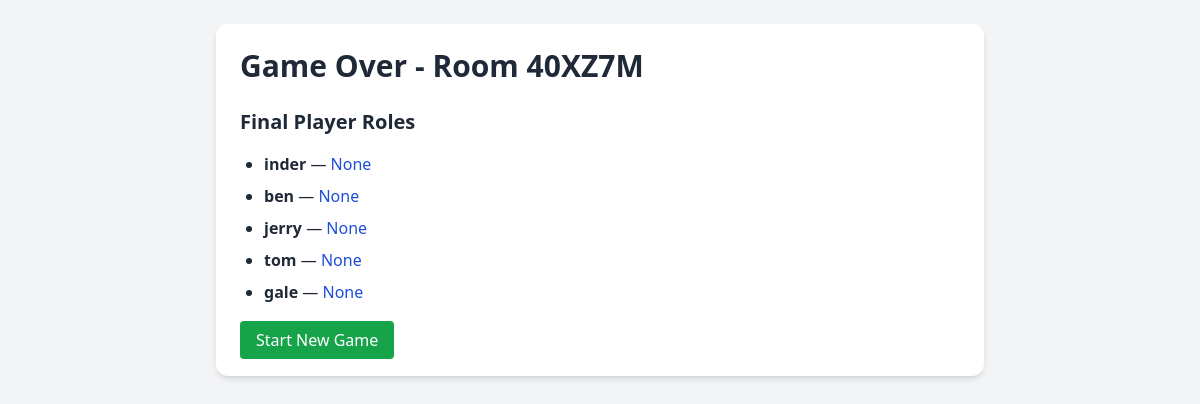
Screenshot of /game-over/40XZ7M/ with the database file from the repository.
### core/models.py (models this page shows, shortened)
class GameRoom(models.Model):
    code = models.CharField(max_length=8, unique=True, default=generate_room_code)
    host_name = models.CharField(max_length=200)
    config = models.JSONField(default=dict)
    started = models.BooleanField(default=False)
    ended = models.BooleanField(default=False)

class Player(models.Model):
    name = models.CharField(max_length=200)
    room = models.ForeignKey(GameRoom, related_name='players', on_delete=models.CASCADE)
    role = models.CharField(max_length=20, choices= roles, blank=True, null=True)
    is_alive = models.BooleanField(default=True)
    is_host = models.BooleanField(default=False)

### core/views.py (the view)
# urls.py: path('game-over/<str:room_code>/', views.game_over_page, name='game_over_page'),
def game_over_page(request, room_code):
    room = get_object_or_404(GameRoom, code=room_code)
    players = room.players.all()
    return render(request, 'core/game_over.html', {
        'room': room,
        'players': players,
    })

### core/templates/core/game_over.html (shortened to what this page needs)
<!DOCTYPE html>
<html lang="en">
<head>
    <script src="https://cdn.tailwindcss.com"></script>
</head>
<body class="bg-gray-100 text-gray-800 p-6">
    <div class="max-w-3xl mx-auto bg-white shadow-md rounded-xl p-6">
        <h1 class="text-3xl font-bold mb-6">Game Over - Room {{ room.code }}</h1>
        <h2 class="text-xl font-semibold mb-4">Final Player Roles</h2>
        <ul class="list-disc pl-6 space-y-2">
            {% for p in players %}
                <li>
                    <strong>{{ p.name }}</strong> — <span class="text-blue-700">{{ p.role }}</span>
                </li>
            {% endfor %}
        </ul>
        <div class="mt-6">
            <a href="{% url 'create_room' %}" class="bg-green-600 hover:bg-green-700 text-white px-4 py-2 rounded">
                Start New Game
            </a>
        </div>
    </div>
</body>
</html>

### rows the page displays
GameRoom: code "40XZ7M"
Player: name "inder", role "None"
Player: name "ben", role "None"
Player: name "jerry", role "None"
Player: name "tom", role "None"
Player: name "gale", role "None"
